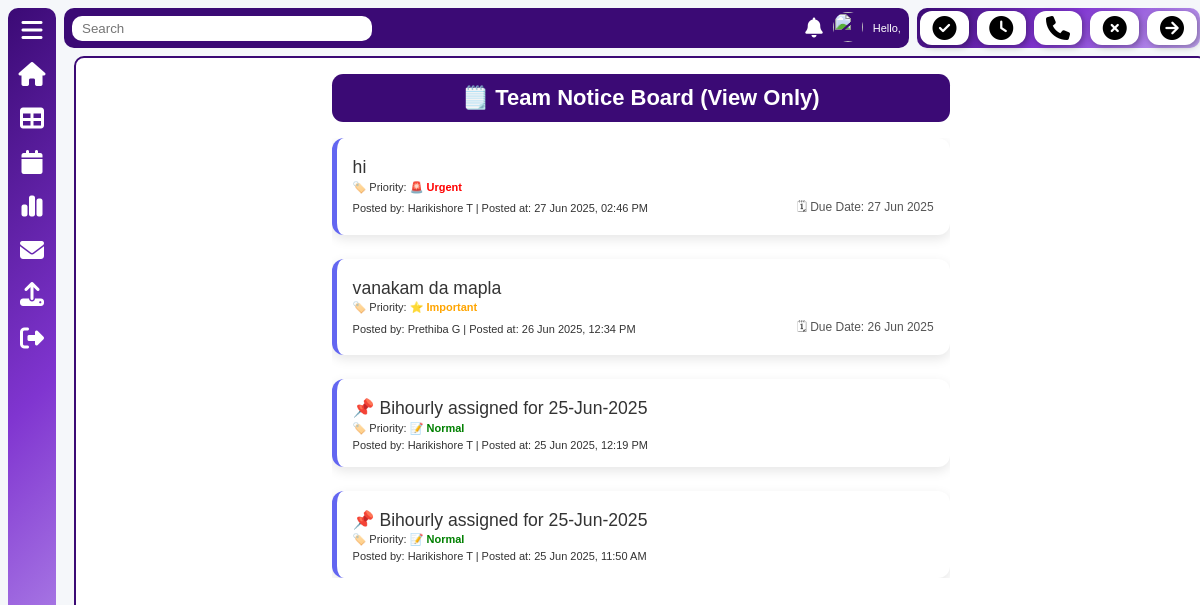
Page /view-notice/ on the committed database.
### Freewheel_Portal/models.py (models this page shows, shortened)
class Notice(models.Model):
    message = models.TextField(null=True, blank=True)
    posted_by = models.ForeignKey(User, on_delete=models.CASCADE, null=True, blank=True)
    posted_at = models.DateTimeField(auto_now_add=True, null=True, blank=True)
    priority = models.CharField(
        max_length=10, null=True, blank=True,
        choices=[('Urgent', 'Urgent'), ('Important', 'Important'), ('Normal', 'Normal')], )
    end_date = models.DateField(null=True, blank=True)

class User(models.Model):
    USER_TYPE_CHOICES = [
        ('admin', 'Admin'),
        ('manager', 'Manager'),
        ('tc', 'TC'),
        ('staff', 'Staff'),
    ]
    STATUS_CHOICES = [
        ('Available', 'Available'),
        ('Away', 'Away'),
        ('In-Meeting', 'In-Meeting'),
        ('Offline', 'Offline'),
        ('Out Of Office', 'Out Of Office'),
    ]
    emp_id = models.CharField(max_length=20, primary_key=True)
    assignee_name = models.CharField(max_length=100)
    user_name = models.CharField(max_length=100, unique=True, blank=True)  # Allow blank initially
    password = models.CharField(max_length=128, blank=True)  # Allow blank initially
    department = models.CharField(max_length=100)
    work_region = models.CharField(max_length=100, blank=True, null=True)
    BussinessUnit = models.CharField(max_length=100)
    job_title = models.CharField(max_length=100)
    repor_manager = models.CharField(max_length=100)
    user_type = models.CharField(max_length=10, choices=USER_TYPE_CHOICES)
    contact_number = models.CharField(max_length=20)
    email = models.EmailField()
    slack_id = models.CharField(max_length=50)
    status = models.CharField(max_length=20, choices=STATUS_CHOICES, default='Offline')
    shift = models.CharField(max_length=20)
    profile_image = models.ImageField(upload_to='profile_images/', default='profile_images/image.png', blank=True, null=True)
    access = models.JSONField(default=list)
    leave_until = models.DateTimeField(null=True, blank=True)
    last_shift_update = models.DateField(null=True, blank=True)

### Freewheel_Portal/views.py (the view)
# urls.py: path('view-notice/', views.notice_view, name='view_notice'),
def notice_view(request):
    all_notices = Notice.objects.all().order_by(
        Case(
            When(priority='Urgent', then=Value(1)),
            When(priority='Important', then=Value(2)),
            When(priority='Normal', then=Value(3)),
            default=Value(4),
            output_field=IntegerField()
        ),
        '-posted_at'
    )
    return render(request, 'Freewheel_Portal/view_notice.html', {
        'all_notices': all_notices
    })

### Freewheel_Portal/templates/Freewheel_Portal/view_notice.html (shortened to what this page needs)
<!DOCTYPE html>
<html lang="en">
<head>
    <link rel="stylesheet" href="https://cdnjs.cloudflare.com/ajax/libs/font-awesome/6.4.0/css/all.min.css">
    <link rel="stylesheet" href="../../static/Freewheel_Portal/css/navbar.css">
    <link rel="stylesheet" href="../../static/Freewheel_Portal/css/user-container.css">
    <link rel="stylesheet" href="../../static/Freewheel_Portal/css/stats.css">
    <link rel="stylesheet" href="../../static/Freewheel_Portal/css/ticket-open.css">
    <link rel="stylesheet" href="../../static/Freewheel_Portal/css/filters.css">
    <link rel="stylesheet" href="../../static/Freewheel_Portal/css/deligation.css">
    <link rel="stylesheet" href="../../static/Freewheel_Portal/css/home.css">
    <link rel="stylesheet" href="../../static/Freewheel_Portal/css/shift-end-mail.css">
    <link rel="stylesheet" href="../../static/Freewheel_Portal/css/ticket-tabs.css">
</head>
<body>
    {%include 'Freewheel_Portal/navbar.html' %}
    <div class="notice-board">
        <div class='heading'>
            <h1>🗒️ Team Notice Board (View Only)</h1>
        </div>
        <div class="notice-list">
            {% for notice in all_notices %}
            <div class="notice-msg">
                <div class="notice-text">
                    {% if notice.message|wordcount > 15 %}
                      <span class="short-text">{{ notice.message|truncatechars:80 }}</span>
                      <span class="full-text" style="display:none;">{{ notice.message }}</span>
                      <a href="javascript:void(0);" class="toggle-text">Click to show</a>
                    {% else %}
                      <span>{{ notice.message }}</span>
                    {% endif %}
                  </div>
                <span>
                    🏷️ Priority:
                    {% if notice.priority|lower == "urgent" %}
                    <span style="color: red; font-weight: bold">🚨 Urgent</span>
                    {% elif notice.priority|lower == "important" %}
                    <span style="color: orange; font-weight: bold">⭐ Important</span>
                    {% else %}
                    <span style="color: green; font-weight: bold">📝 Normal</span>
                    {% endif %}
                </span>
                <br>
                <div class="notice-footer">
                    <span class="text-xs text-gray-500">
                      Posted by: {{ notice.posted_by.assignee_name }} |
                      Posted at: {{ notice.posted_at|date:"d M Y, h:i A" }}
                    </span>
                    {% if notice.end_date %}
                    <span class="due-date">
                      🗓 Due Date: {{ notice.end_date|date:"d M Y" }}
                    </span>
                    {% endif %}
                  </div>
            </div>
            {% endfor %}
        </div>
    </div>
</body>
</html>

### Freewheel_Portal/static/Freewheel_Portal/css/navbar.css (style rules this page uses)
* { box-sizing: border-box; }
body { margin: 0; font-family: Arial, sans-serif; background-color: #f8f8f8; }

### Freewheel_Portal/static/Freewheel_Portal/css/shift-end-mail.css (style rules this page uses)
body { font-family: Arial, sans-serif; font-size: 11px; background-color: #f5f7fa; color: #333; }

### Freewheel_Portal/templates/Freewheel_Portal/view_notice.html (style rules this page uses)
.notice-footer { display: flex; justify-content: space-between; align-items: center; margin-top: 4px; }
.notice-footer .due-date { font-size: 0.75rem; color: #555; text-align: right; }
.notice-board { background: white; border: 2px solid #3b0a75; border-radius: 10px; padding: 1rem 16rem; margin: .5rem 0 0 4.6rem; height: 91vh; box-sizing: border-box; width: 94.5%; overflow-y: auto; }
.heading { background-color: #3b0a75; border-radius: .7rem; text-align: center; padding: .7rem; margin-bottom: 1rem; }
.heading h1 { color: white; margin: 0; }
.notice-list { display: flex; flex-direction: column; gap: 1.5rem; max-height: 60vh; overflow-y: auto; }
.notice-msg { padding: 1rem; border-left: 5px solid #6366f1; background: #fff; border-radius: .75rem; box-shadow: 0 4px 12px rgba(0, 0, 0, 0.1); }
.notice-text span, .notice-text { font-size: 1.1rem; line-height: 1.5; }

### rows in the picture
Notice: message "hi", priority "🚨 Urgent", posted_by.assignee_name "Harikishore T", posted_at "27 Jun 2025, 02:46 PM", end_date "27 Jun 2025"
Notice: message "vanakam da mapla", priority "⭐ Important", posted_by.assignee_name "Prethiba G", posted_at "26 Jun 2025, 12:34 PM", end_date "26 Jun 2025"
Notice: message "📌 Bihourly assigned for 25-Jun-2025", shows "📝 Normal", posted_by.assignee_name "Harikishore T", posted_at "25 Jun 2025, 12:19 PM"
Notice: message "📌 Bihourly assigned for 25-Jun-2025", shows "📝 Normal", posted_by.assignee_name "Harikishore T", posted_at "25 Jun 2025, 11:50 AM"
